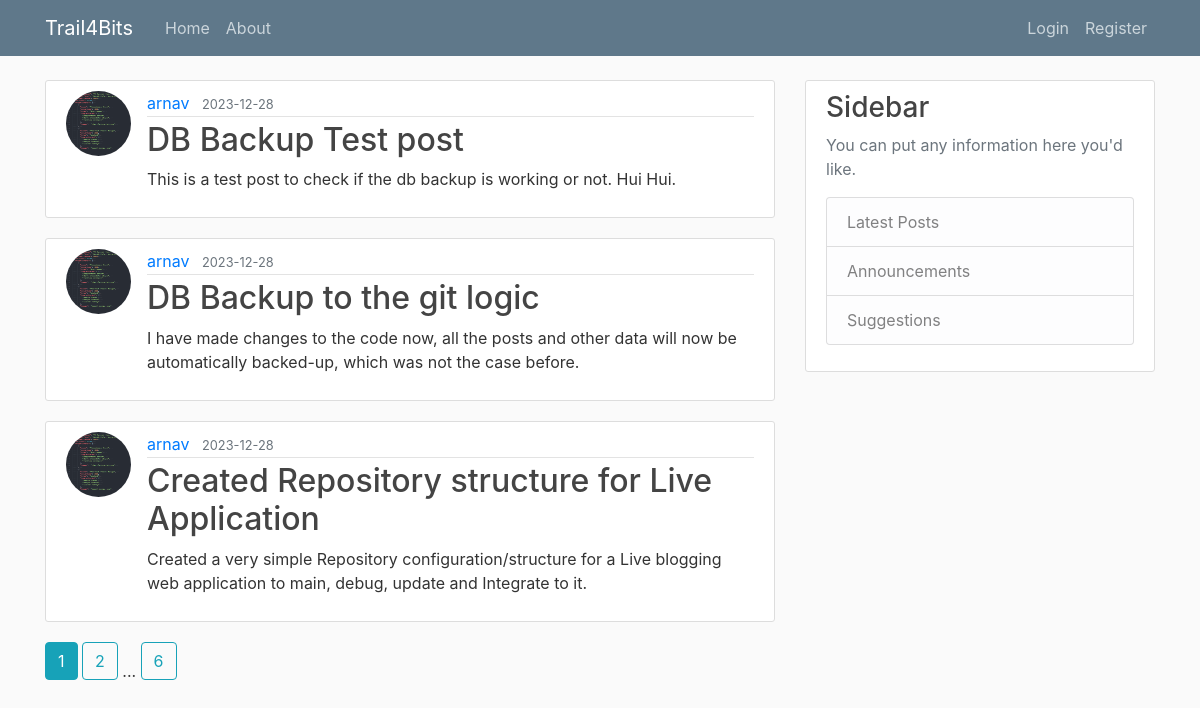
Page /home on the earlier database version.
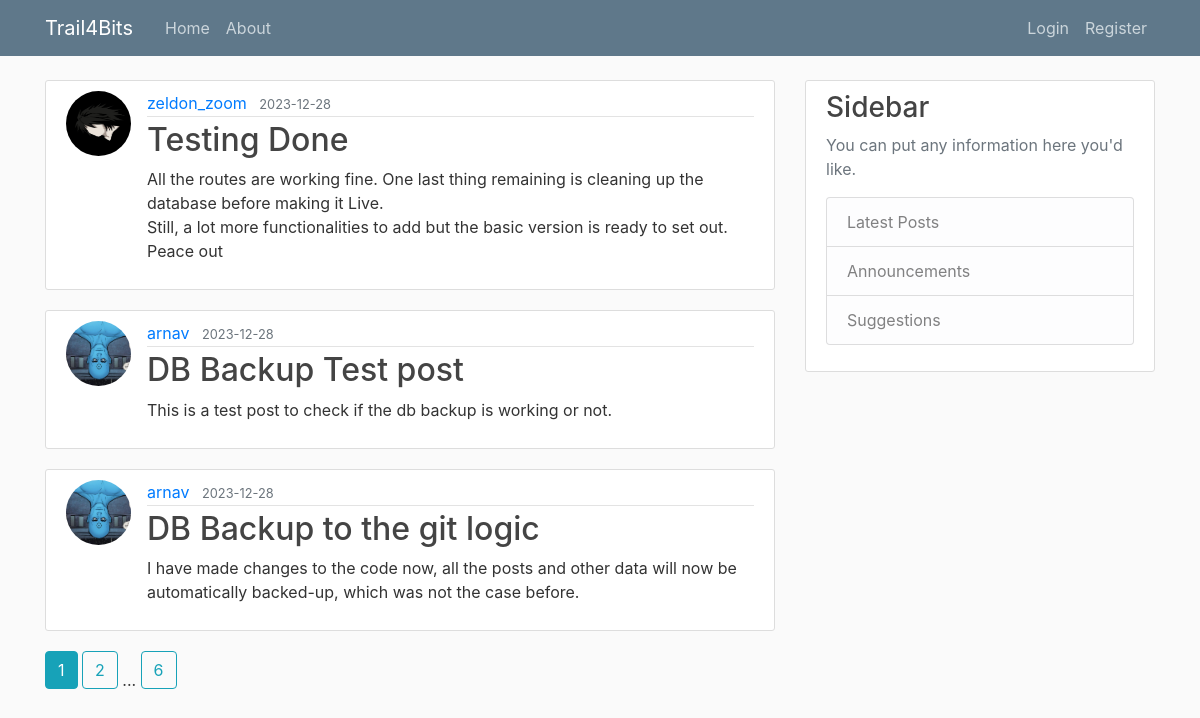
Same page on the later database version.
### flaskblog/models.py (models this page shows, shortened)
class Post(db.Model):
    id=db.Column(db.Integer, primary_key=True)
    title= db.Column(db.String(120), nullable=False)
    content= db.Column(db.Text, nullable=False)
    date_posted= db.Column(db.DateTime, nullable=False, default=datetime.utcnow)
    user_id= db.Column(db.Integer, db.ForeignKey('user.id'), nullable=False)

class User(db.Model, UserMixin):
    id=db.Column(db.Integer, primary_key=True, )
    username= db.Column(db.String(20), unique=True, nullable=False )
    email=db.Column(db.String(120), nullable=False)
    image_file=db.Column(db.String(120), nullable=False, default='default.jpg')
    password=db.Column(db.String(60), nullable=False)
    posts=db.relationship('Post', backref='author', lazy=True)

### flaskblog/main/routes.py (the view)
@main.route("/")
@main.route("/home")
def home():
    page=request.args.get('page', 1, type=int)
    posts  = Post.query.order_by(Post.date_posted.desc()).paginate(per_page=3 , page=page)
    return render_template('home.html', posts=posts, title='Home')

### flaskblog/templates/home.html
{% extends "layout.html"%}
{% block content %}
    {% for post in posts%}
    <article class="media content-section">
        <img class="rounded-circle article-img" src="{{ url_for('static', filename='Profile_Pictures/' + post.author.image_file) }} ">
        <div class="media-body">
          <div class="article-metadata">
            <a class="mr-2" href="{{ url_for('users.user_posts', username=post.author.username) }}">{{ post.author.username}}</a>
            <small class="text-muted">{{ post.date_posted.strftime('%Y-%m-%d') }}</small>
          </div>
          <h2><a class="article-title" href="{{ url_for('posts.post', post_id=post.id) }}">{{ post.title }}</a></h2>
          <p class="article-content">{{ post.content }}</p>
        </div>
    </article>
    {% endfor %}
    {% for page_num in posts.iter_pages(left_edge=1, right_edge=1, left_current=1, right_current=1) %}
      {% if page_num %}
        {% if posts.page == page_num %}
          <a class="btn btn-info mb-4" href="{{ url_for('main.home', page=page_num) }}">{{ page_num }}</a>
        {% else %}
          <a class="btn btn-outline-info mb-4" href="{{ url_for('main.home', page=page_num) }}">{{ page_num }}</a>
        {% endif %}
      {% else %}
        ...
      {% endif %}
    {% endfor %}
{% endblock content%}

### flaskblog/templates/layout.html (shortened to what this page needs)
<!DOCTYPE html>
<html>
<head>
    <link rel="stylesheet" href="https://maxcdn.bootstrapcdn.com/bootstrap/4.0.0/css/bootstrap.min.css">
    <link rel="stylesheet" type="text/css" href="{{ url_for('static', filename='main.css') }}">
</head>
<body>
    <header class="site-header">
        <nav class="navbar navbar-expand-md navbar-dark bg-steel fixed-top">
            <div class="container">
            <a class="navbar-brand mr-4" href="/">Trail4Bits</a>
            <div class="collapse navbar-collapse" id="navbarToggle">
                <div class="navbar-nav mr-auto">
                <a class="nav-item nav-link" href="{{ url_for('main.home')}}">Home</a>
                <a class="nav-item nav-link" href="{{ url_for('main.about') }}">About</a>
                </div>
                <div class="navbar-nav">
                {% if current_user.is_authenticated %}
                  <a class="nav-item nav-link" href="{{ url_for('users.account') }}">Account</a>
                  <a class="nav-item nav-link" href="{{ url_for('posts.new_post') }}">New Post</a>
                  <a class="nav-item nav-link" href="{{ url_for('users.logout') }}">Logout</a>
                {% else %}
                  <a class="nav-item nav-link" href="{{ url_for('users.login') }}">Login</a>
                  <a class="nav-item nav-link" href="{{ url_for('users.register') }}">Register</a>
                {% endif %}
                </div>
            </div>
            </div>
        </nav>
    </header>
    <main role="main" class="container">
        <div class="row">
          <div class="col-md-8">
            {% block content %}{% endblock %}
          </div>
          <div class="col-md-4">
            <div class="content-section">
              <h3>Sidebar</h3>
              <p class='text-muted'>You can put any information here you'd like.
                <ul class="list-group">
                  <li class="list-group-item list-group-item-light">Latest Posts</li>
                  <li class="list-group-item list-group-item-light">Announcements</li>
                  <li class="list-group-item list-group-item-light">Suggestions</li>
                </ul>
              </p>
            </div>
          </div>
        </div>
      </main>
</body>
</html>

### flaskblog/static/main.css (style rules this page uses)
body { background: #fafafa; color: #333333; margin-top: 5rem; }
h1, h2, h3, h4, h5, h6 { color: #444444; }
.bg-steel { background-color: #5f788a; }
.site-header .navbar-nav .nav-link { color: #cbd5db; }
.content-section { background: #ffffff; padding: 10px 20px; border: 1px solid #dddddd; border-radius: 3px; margin-bottom: 20px; }
.article-title { color: #444444; }
.article-content { white-space: pre-line; }
.article-img { height: 65px; width: 65px; margin-right: 16px; }
.article-metadata { padding-bottom: 1px; margin-bottom: 4px; border-bottom: 1px solid #e3e3e3 }

Differences in the rows shown:
no longer on this page (row unchanged): Post: image_file (picture), author.username "arnav", date_posted "2023-12-28", title "Created Repository structure for Live Application", content "Created a very simple Repository configuration/structure for a Live blogging web application to main, debug, update and Integrate to it."
added Post: image_file (picture), author.username "zeldon_zoom", date_posted "2023-12-28", title "Testing Done", content "All the routes are working fine. One last thing remaining is cleaning up the database before making it Live. Still, a lot more functionalities to add but the basic version is ready to set out. Peace out"
changed Post "DB Backup Test post": image_file: a different picture; content "This is a test post to check if the db backup is working or not. Hui Hui." → "This is a test post to check if the db backup is working or not."
changed through a linked row, Post "DB Backup to the git logic": image_file: a different picture
